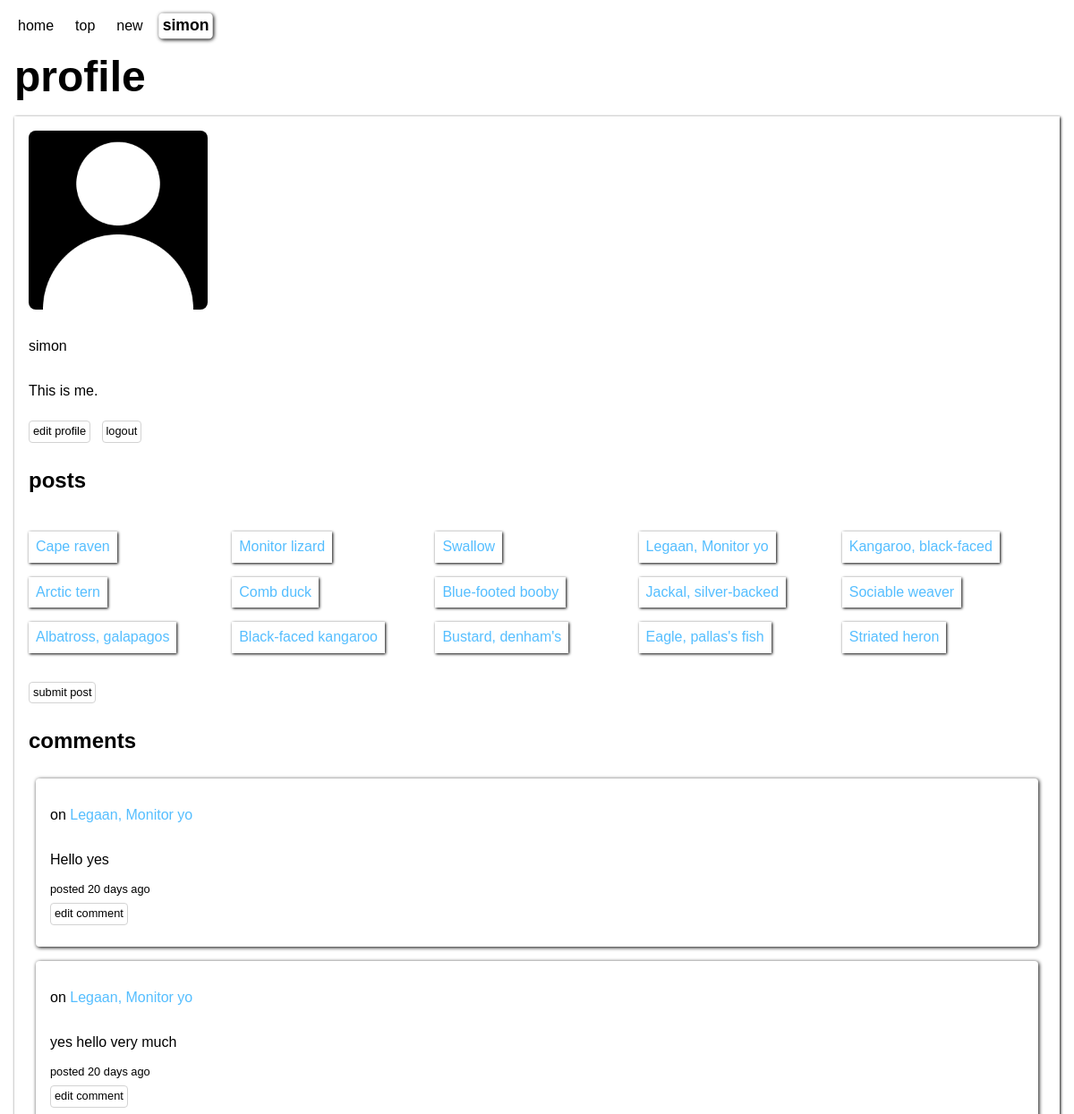
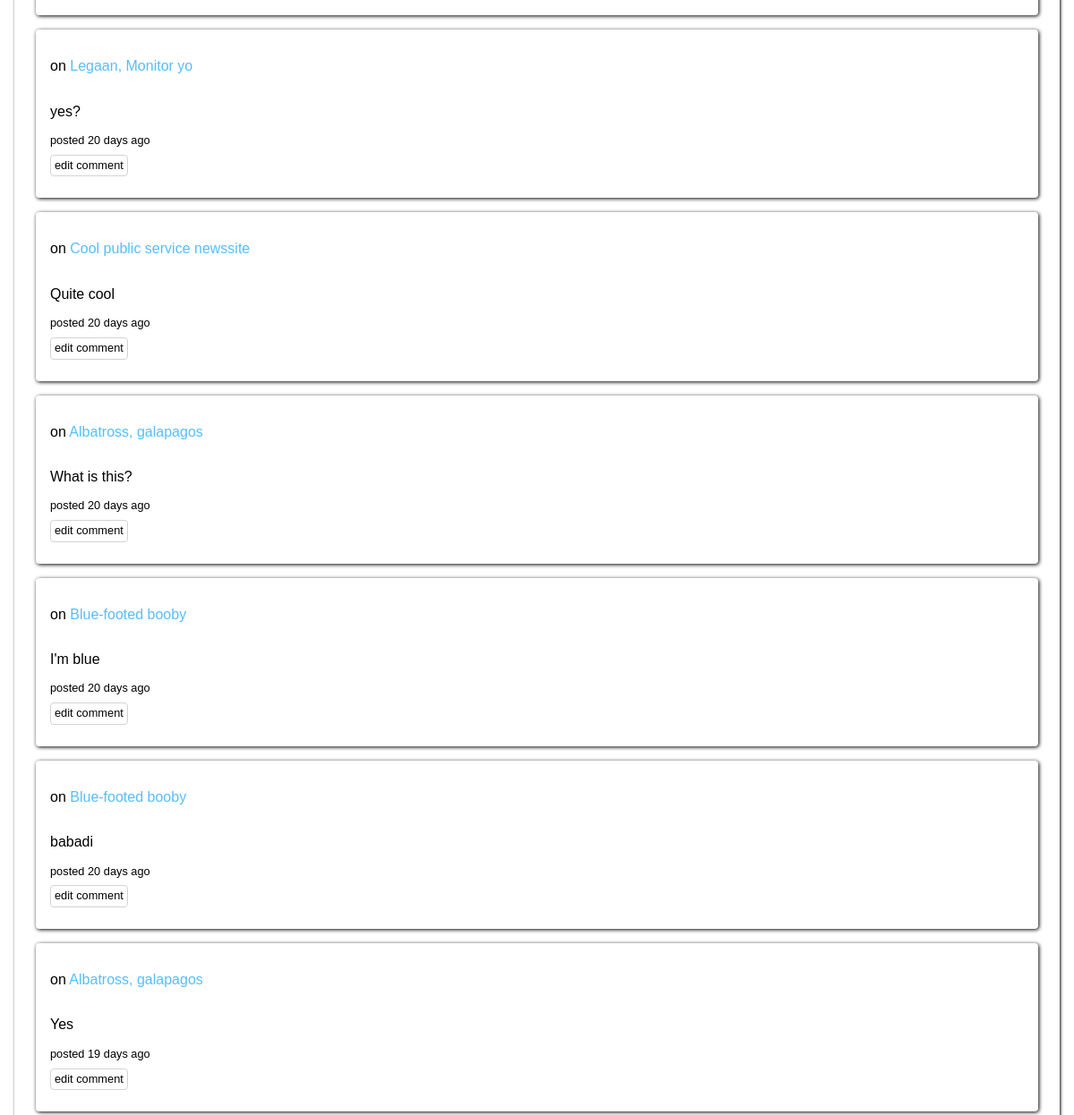
The app's page /profile.php (signed in) with its own data (2 pictures, top to bottom).
### tables this page shows
CREATE TABLE posts (
	id INTEGER NOT NULL PRIMARY KEY AUTOINCREMENT UNIQUE,
	user_id INTEGER NOT NULL,
	title VARCHAR NOT NULL,
	description VARCHAR NOT NULL,
	url VARCHAR NOT NULL,
	creation_time DATETIME NOT NULL
);

CREATE TABLE comments (
	id INTEGER NOT NULL PRIMARY KEY AUTOINCREMENT UNIQUE,
	post_id INTEGER NOT NULL,
	user_id INTEGER NOT NULL,
	comment VARCHAR NOT NULL,
	reply INTEGER,
	creation_time DATETIME NOT NULL
);

### app/functions.php (called while the page is built, shortened)
<?php
function getAge(string $birth): string
{
    $today = new DateTime();
    $birth = new DateTime($birth);
    $interval = $today->diff($birth);
    if ($interval->m === 0 && $interval->days === 1) {
        return $interval->days . " day ago";
    } elseif ($interval->m === 0 && $interval->days > 0) {
        return $interval->days . " days ago";
    }
    return "today";
}
function fetchUserPosts(int $userId, PDO $db): ?array
{
    $stmnt = $db->prepare("SELECT * FROM posts WHERE user_id = :user_id");
    $stmnt->bindParam("user_id", $userId, PDO::PARAM_INT);
    $stmnt->execute();
    $results = $stmnt->fetchAll(PDO::FETCH_ASSOC);
    return $results;
}
function fetchUserComments(int $userId, PDO $db): ?array
{
    $stmnt = $db->prepare("SELECT * FROM comments WHERE user_id = :user_id");
    $stmnt->bindParam(":user_id", $userId, PDO::PARAM_INT);
    $stmnt->execute();
    $results = $stmnt->fetchAll(PDO::FETCH_ASSOC);
    return $results;
}
function fetchPostTitle(int $postId, PDO $db): ?string
{
    $stmnt = $db->prepare("SELECT title FROM posts WHERE id = :id;");
    $stmnt->bindParam(":id", $postId, PDO::PARAM_INT);
    $stmnt->execute();
    $result = $stmnt->fetch(PDO::FETCH_ASSOC);
    return $result['title'];
}

### profile.php (the view, shortened to what this page needs)
<?php
require __DIR__ . '/app/autoload.php';
require __DIR__ . '/views/header.php';
if (!userLoggedIn()) {
    header("location: /");
    exit;
} else {
    $userPosts = fetchUserPosts($_SESSION['user']['id'], $db);
    $userComments = fetchUserComments($_SESSION['user']['id'], $db);
}
?>
<main>
    <h1>profile</h1>
    <section class="profile">
        <?php if (!isset($_SESSION['user']['image_url'])) : ?>
            <img src="/assets/images/no-image.png" alt="no profile picture selected">
        <?php else : ?>
            <img src="<?= $_SESSION['user']['image_url'] ?>" alt="profile picture">
        <?php endif; ?>
        <p><?= $_SESSION['user']['user_name'] ?></p>
        <p><?= $_SESSION['user']['bio'] ?></p>
        <div class="button-group">
            <a class="button" href="/edit.php?edit=profile">edit profile</a>
            <a class="button" href="/app/users/logout.php">logout</a>
        </div>
        <?php if (isset($userPosts)) : ?>
            <h2>posts</h2>
            <ul class="user-posts">
                <?php foreach ($userPosts as $userPost) : ?>
                    <li>
                        <a href="/view.php?view=post&post_id=<?= $userPost['id'] ?>"><?= $userPost['title'] ?></a>
                    </li>
                <?php endforeach; ?>
            </ul>
            <a class="button" href="submit.php">submit post</a>
        <?php else : ?>
            <h2>no posts</h2>
            <a class="button" href="submit.php">submit post</a>
        <?php endif; ?>
        <?php if (isset($userComments)) : ?>
            <h2>comments</h2>
            <?php foreach ($userComments as $userComment) : ?>
                <div class="comment">
                    <p>on
                        <a href="/view.php?view=post&post_id=<?= $userComment['post_id'] ?>">
                            <?= fetchPostTitle((int)$userComment['post_id'], $db) ?>
                        </a>
                    </p>
                    <p><?= $userComment['comment'] ?></p>
                    <small>posted <?= getAge($userComment['creation_time']) ?></small>
                    <a class="button" href="/edit.php?edit=comment&comment_id=<?= $userComment['id'] ?>">edit comment</a>
                </div>
            <?php endforeach; ?>
        <?php else : ?>
            <h2>no comments</h2>
        <?php endif; ?>
    </section>
</main>
<?php
require __DIR__ . '/views/footer.php';
?>

### assets/css/style.css (style rules this page uses)
:root { --blue: rgb(85, 190, 255); --orange: coral; }
body { margin: 16px; font-family: sans-serif; }
a { text-decoration: none; color: rgb(85, 190, 255); }
h1 { font-size: 3rem; margin-top: 8px; margin-bottom: 16px; }
button, .button { color: black; display: inline-block; width: fit-content; height: fit-content; font-size: 0.8rem; padding: 4px; margin: 8px 8px 8px 0px; background-color: rgba(0, 0, 0, 0); border-radius: 4px; border: 0.5px lightgray solid; cursor: pointer; transition: all 0.1s ease-in-out; }
div.comment { display: flex; flex-direction: column; margin: 8px; padding: 16px; box-shadow: 1px 1px 4px; border-radius: 4px; }
section.profile { display: flex; flex-direction: column; padding: 16px; box-shadow: 1px 1px 3px; }
section.profile img { width: 200px; height: 200px; margin: 0px 0px 16px 0px; border-radius: 8px; object-fit: cover; }
ul.user-posts { list-style-type: none; display: grid; grid-template-columns: repeat(auto-fit, minmax(200px, 1fr)); padding: 0px; }
ul.user-posts li { width: fit-content; padding: 8px; margin: 8px 8px 8px 0px; box-shadow: 1px 1px 3px; transition: transform 0.1s ease-in-out; }

### records on screen
posts: title "Cape raven"
posts: title "Monitor lizard"
posts: title "Swallow"
posts: title "Legaan, Monitor yo"
posts: title "Kangaroo, black-faced"
posts: title "Arctic tern"
posts: title "Comb duck"
posts: title "Blue-footed booby"
posts: title "Jackal, silver-backed"
posts: title "Sociable weaver"
posts: title "Albatross, galapagos"
posts: title "Black-faced kangaroo"
posts: title "Bustard, denham's"
posts: title "Eagle, pallas's fish"
posts: title "Striated heron"
comments: post.title "Legaan, Monitor yo", comment "Hello yes", creation_time "20 days ago"
comments: post.title "Legaan, Monitor yo", comment "yes hello very much", creation_time "20 days ago"
comments: post.title "Legaan, Monitor yo", comment "yes?", creation_time "20 days ago"
comments: post.title "Cool public service newssite", comment "Quite cool", creation_time "20 days ago"
comments: post.title "Albatross, galapagos", comment "What is this?", creation_time "20 days ago"
comments: post.title "Blue-footed booby", comment "I'm blue", creation_time "20 days ago"
comments: post.title "Blue-footed booby", comment "babadi", creation_time "20 days ago"
comments: post.title "Albatross, galapagos", comment "Yes", creation_time "19 days ago"

### other values on screen
$_SESSION['user']['user_name'] "simon"
$_SESSION['user']['bio'] "This is me."
